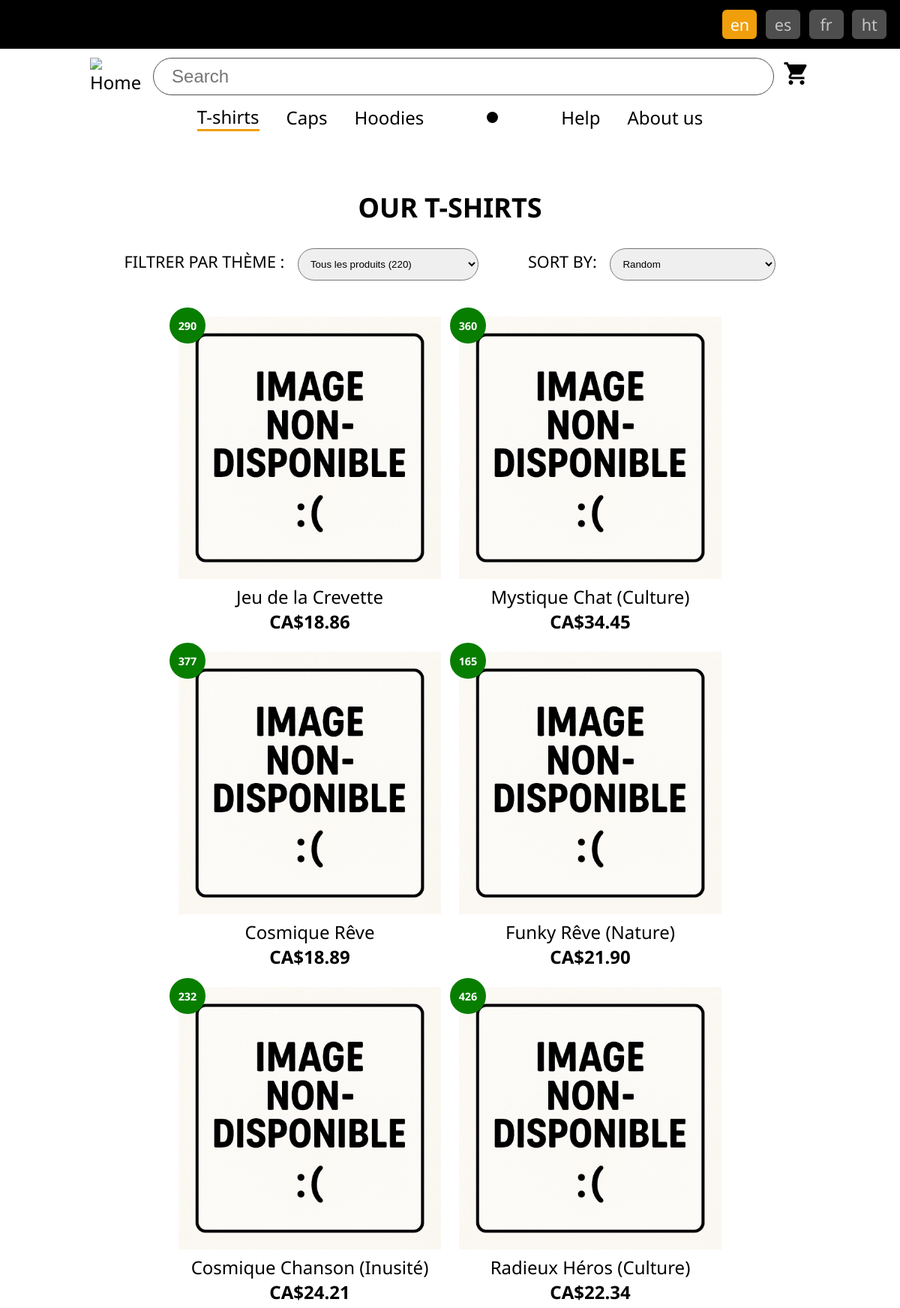
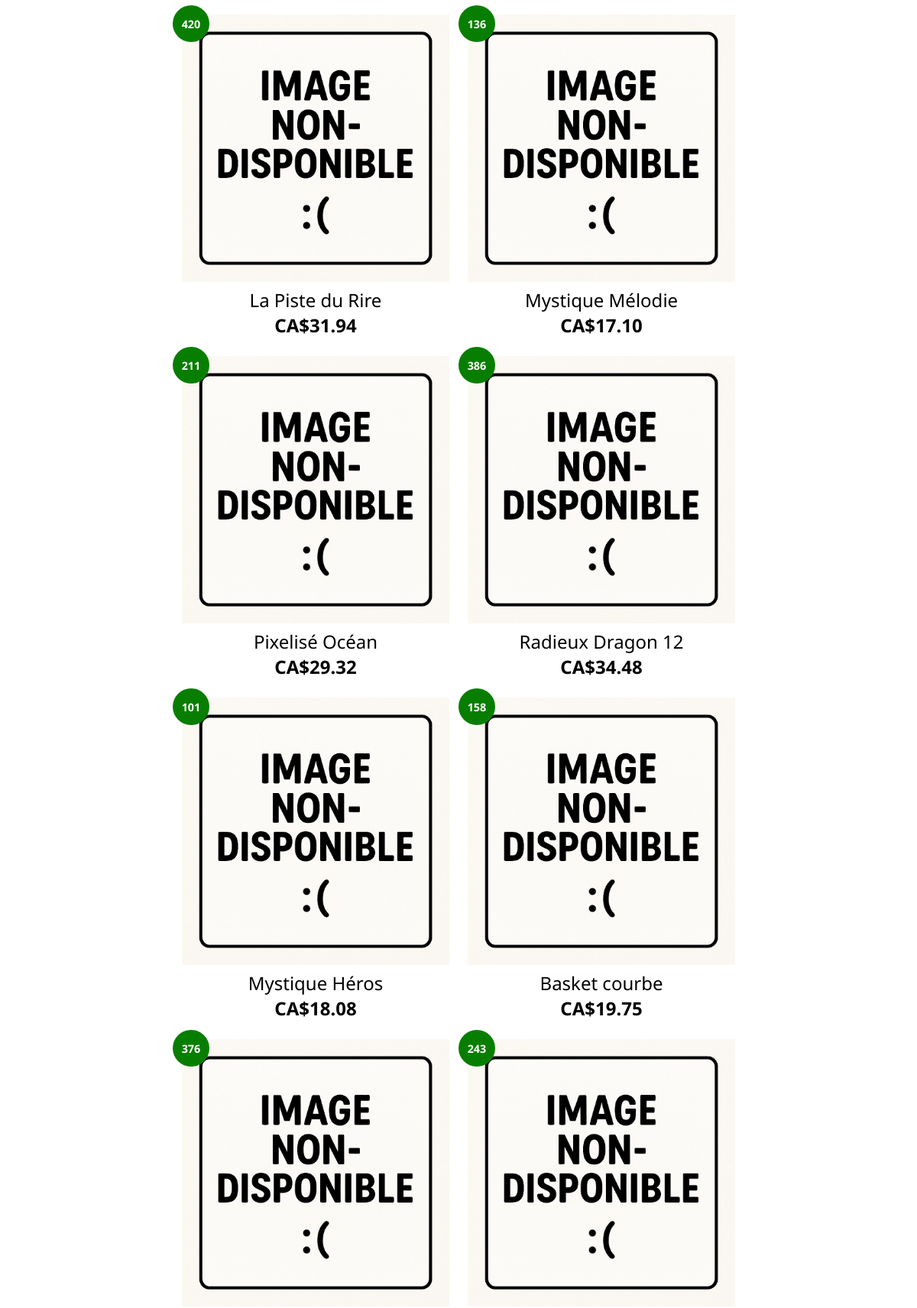
The app's page /teeshirts.php?lan=en (upper part) with its own data (2 pictures, top to bottom).
### tables this page shows
CREATE TABLE `produits` (
  `id` SMALLINT NOT NULL AUTO_INCREMENT,
  `nom` VARCHAR(200) NOT NULL,
  `ventes` SMALLINT NOT NULL DEFAULT 0,
  `dac` DATE NOT NULL,
  `prix` DECIMAL(5,2) NOT NULL,
  `fichierImage` CHAR(11) NOT NULL DEFAULT 'ts0000.webp',
  `themeId` TINYINT NOT NULL,
  `categorieId` TINYINT NOT NULL,
  PRIMARY KEY (`id`),
  UNIQUE KEY (`nom`, `categorieId`)
) COMMENT 'les produits';

### lib/i18n.lib.php (called while the page is built, shortened)
<?php
function obtenirLanguesDisponibles()
{
    $langues = [];
    $contenuI18n = scandir("i18n");
    foreach ($contenuI18n as $nomFichier) {
        if ($nomFichier != "." && $nomFichier != "..") {
            $langues[] = substr($nomFichier, 0, 2);
        }
    }
    return $langues;
}
function determinerCodeLangue($codesLangues)
{
    $langue = "fr";
    if (isset($_GET["lan"]) && in_array($_GET["lan"], $codesLangues)) {
        $langue = $_GET["lan"];
    }
    return $langue;
}
function recupererTextesStatiques($codeLangue, $page)
{
    $textesChaineJson =  file_get_contents("i18n/" . $codeLangue . ".json");
    $textes = json_decode($textesChaineJson);
    return [
        $textes->entete,
        $textes->pied2page,
        $textes->$page,
        $textes->catalogue
    ];
}

### teeshirts.php (the view, shortened to what this page needs)
<?php
$page = "teeshirts";
include("commun/entete.inc.php");
$tri = $_GET["tri"] ?? "RAND()";
$filtre = $_GET["filtre"] ?? "tous";
$filtreSql = $filtre!="tous" ? " AND themeId=$filtre" : "";
$cnx = mysqli_connect('localhost', 'root', '');
mysqli_set_charset($cnx, 'utf8mb4');
mysqli_select_db($cnx, 'teetim');
$produitsJE = mysqli_query($cnx,
	"SELECT * FROM produits WHERE categorieId=1 $filtreSql ORDER BY $tri");
$produits = mysqli_fetch_all($produitsJE, MYSQLI_ASSOC);
$decompteProduits = count($produits);
?>
<main class="page-produits page-teeshirts">
	<article class="amorce">
		<h1><?= $_->titre; ?></h1>
		<form class="controle" action="">
			<div class="filtre">
				<label for="filtre">Filtrer par thème : </label>
				<select name="filtre" id="filtre">
					<option value="tous">Tous les produits (<?= $decompteProduits; ?>)</option>
				</select>
			</div>
			<div class="tri">
				<label for="tri"><?= $_cat->etiquetteTri; ?></label>
				<select name="tri" id="tri">
					<option <?= ($tri=="RAND()") ? "selected" : ""; ?> value="RAND()"><?= $_cat->triAleatoire; ?></option>
				</select>
			</div>
		</form>
	</article>
	<article class="principal">
		<?php
		foreach ($produits as $prd) :
			$fichierImage = "images/produits/teeshirts/{$prd['fichierImage']}";
		?>
			<div class="produit">
				<?php if($prd["ventes"] > 0) : ?>
					<span class="ventes"><?= $prd["ventes"]; ?></span>
				<?php endif; ?>
				<span class="image">
					<img
						src="<?= $fichierImage; ?>"
						alt="<?= $prd["nom"]; ?>"
					>
				</span>
				<span class="nom"><?= $prd["nom"]; ?></span>
				<span class="prix">
					<?=
						MessageFormatter::formatMessage(
							$langue, "{0, number, :: currency/CAD}",
							[$prd["prix"]]
						)
					?>
				</span>
			</div>
		<?php endforeach; ?>
	</article>
</main>
<?php
include("commun/pied2page.inc.php");
?>

### css/styles.css (style rules this page uses)
*, *::after, *::before { box-sizing: border-box; }
html { font-size: clamp(18px, 2vw, 24px); }
body { margin: 0; padding: 0; font-family: 'Noto Sans'; }
main { flex-grow: 1; width: 95vw; margin: 2rem auto; }
main.page-produits .amorce { display: flex; flex-direction: column; align-items: center; text-transform: uppercase; }
main.page-produits .amorce .controle { display: flex; flex-direction: column; align-items: center; row-gap: 0.75rem; font-size: 0.9rem; }
main.page-produits .amorce .controle select { margin-left: 0.5rem; padding: 0.5rem 3rem 0.5rem 0.5rem; border-radius: 1rem; }
main.page-produits .principal { margin: 1rem auto; width: 90vw; margin-top: 2rem; display: flex; justify-content: center; flex-wrap: wrap; gap: 1rem; }
main.page-produits .principal .produit { position: relative; width: 33%; min-width: 200px; max-width: 350px; display: flex; flex-direction: column; cursor: pointer; }
main.page-produits .principal .produit .ventes { position: absolute; top: -0.5rem; left: -0.5rem; display: flex; justify-content: center; align-items: center; width: 2rem; height: 2rem; background-color: var(--clr-fond-badge); color: var(--clr-texte-secondaire); border-radius: 50%; font-size: 0.6rem; font-weight: bold; }
main.page-produits .principal .produit .image img { width: 100%; }
main.page-produits .principal .produit .nom { text-align: center; }
main.page-produits .principal .produit .prix { text-align: center; font-weight: bold; }
@media (min-width: 1000px) { main.page-produits .amorce .controle { flex-direction: row; align-items: center; justify-content: space-between; column-gap: 0.75rem; } }
@media (min-width: 1000px) { main.page-produits .amorce .controle>div { margin: 0 1rem; } }

### css/theme.css (style rules this page uses)
:root { --clr-fond-principale: #000; --clr-fond-tertiaire: #4e4e4e; --clr-fond-claire: #efefef; --clr-fond-actif: #f09e0c; --clr-fond-panier: #ae6e00; --clr-fond-boutons: #087e00; --clr-fond-menu-responsive: #ece7de; --clr-fond-badge: #087e00; --clr-texte-secondaire: #fff; --clr-texte-tertiaire: #c5c5c5; --clr-texte-actif: #000; --clr-bordure-secondaire: #000; --boxshadow-principal: rgba(0, 0, 0, 0.25) 0px 54px 55px, rgba(0, 0, 0, 0.12) 0px -12px 30px, rgba(0, 0, 0, 0.12) 0px 4px 6px, rgba(0, 0, 0, 0.17) 0px 12px 13px, rgba(0, 0, 0, 0.09) 0px -3px 5px; }

### records on screen
produits: ventes "290", fichierImage (picture), nom "Jeu de la Crevette", prix "CA$18.86"
produits: ventes "360", fichierImage (picture), nom "Mystique Chat (Culture)", prix "CA$34.45"
produits: ventes "377", fichierImage (picture), nom "Cosmique Rêve", prix "CA$18.89"
produits: ventes "165", fichierImage (picture), nom "Funky Rêve (Nature)", prix "CA$21.90"
produits: ventes "232", fichierImage (picture), nom "Cosmique Chanson (Inusité)", prix "CA$24.21"
produits: ventes "426", fichierImage (picture), nom "Radieux Héros (Culture)", prix "CA$22.34"
produits: ventes "420", fichierImage (picture), nom "La Piste du Rire", prix "CA$31.94"
produits: ventes "136", fichierImage (picture), nom "Mystique Mélodie", prix "CA$17.10"
produits: ventes "211", fichierImage (picture), nom "Pixelisé Océan", prix "CA$29.32"
produits: ventes "386", fichierImage (picture), nom "Radieux Dragon 12", prix "CA$34.48"
produits: ventes "101", fichierImage (picture), nom "Mystique Héros", prix "CA$18.08"
produits: ventes "158", fichierImage (picture), nom "Basket courbe", prix "CA$19.75"
produits: ventes "376", fichierImage (picture)
produits: ventes "243", fichierImage (picture)

### other values on screen
$codeLangue "en"
$codeLangue "es"
$codeLangue "fr"
$codeLangue "ht"
$_ent->menuTeeshirts "T-shirts"
$_ent->menuCasquettes "Caps"
$_ent->menuHoodies "Hoodies"
$_ent->menuAide "Help"
$_ent->menuNous "About us"
$_->titre "OUR T-SHIRTS"
$_cat->etiquetteTri "SORT BY:"
form field tri "Random"
